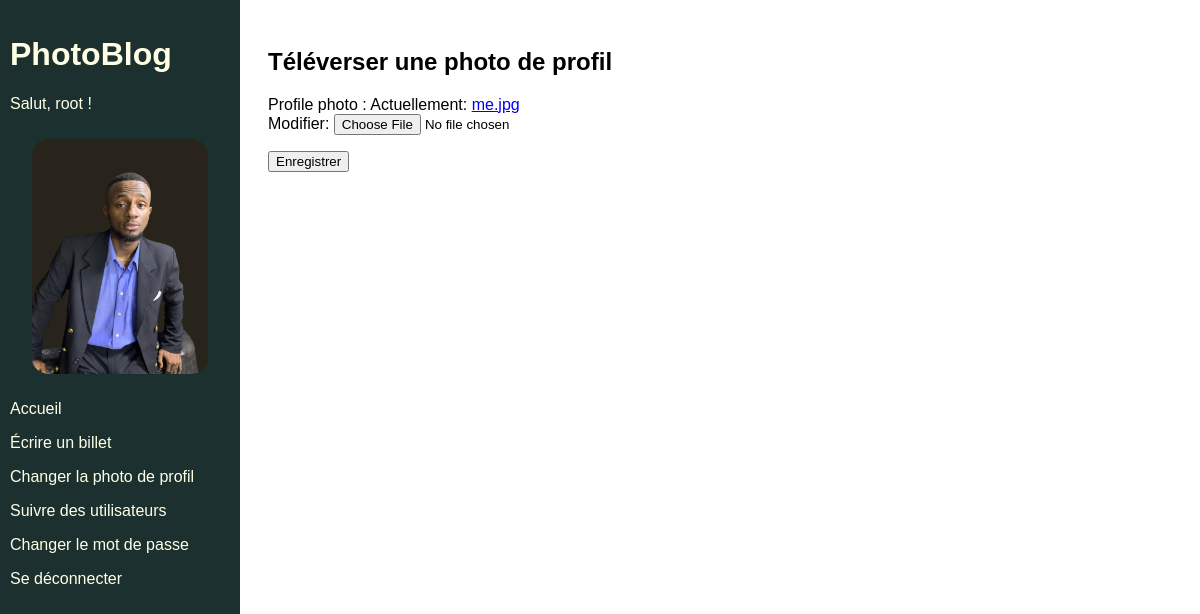
Page /profile-photo/upload (signed in) on the committed database.
### authentication/models.py (models this page shows)
class User(AbstractUser):
    CREATOR = "CREATOR"
    SUBSCRIBER = "SUBSCRIBER"
    ROLE_CHOICES = (
        (CREATOR, 'Créateur'),
        (SUBSCRIBER, 'Abonné')
    )
    profile_photo = models.ImageField()
    role = models.CharField(max_length=30, choices=ROLE_CHOICES)
    follows = models.ManyToManyField(
        'self',
        limit_choices_to={'role': CREATOR},
        symmetrical=False,
        verbose_name='suit',
    )

### authentication/views.py (the view)
# urls.py: path('profile-photo/upload', upload_profile_photo, name='upload_profile_photo'),
def upload_profile_photo(request):
    form = forms.UploadProfilePhotoForm(instance=request.user)
    if request.method == 'POST':
        form = forms.UploadProfilePhotoForm(request.POST, request.FILES, instance=request.user)
        if form.is_valid():
            form.save()
            return redirect('home')
    return render(request, 'authentication/upload_profile_photo.html', context={'form': form})

### authentication/forms.py
class UploadProfilePhotoForm(forms.ModelForm):
    class Meta:
        model = get_user_model()
        fields = ('profile_photo', )

### authentication/templates/authentication/upload_profile_photo.html (shortened to what this page needs)
{% extends 'base.html' %}
{% block content %}
    <h2>Téléverser une photo de profil</h2>
    <form method="post" enctype="multipart/form-data">
        {{ form.as_p }}
        <button type="submit" >Enregistrer</button>
    </form>
{% endblock content %}

### templates/base.html (shortened to what this page needs)
{% load static %}
<html>
    <head>
        <link rel="stylesheet" href="{% static 'app.css' %}">
        <link rel="stylesheet" href="{% static 'home.css' %}">
    </head>
    <body>
        <div class="sidebar">
            <h1>PhotoBlog</h1>
            {% if user.is_authenticated %}
                <p>Salut, {{ user }} !</p>
                {% if user.profile_photo %}
                    <img class="avatar" src={{ user.profile_photo.url }}>
                {% else %}
                    <img class="avatar" src="{% static 'images/default_profile.png'%}">
                {% endif %}
                <p><a href="{% url 'home' %}">Accueil</a></p>
                <p><a href="{% url 'blog_create' %}">Écrire un billet</a></p>
                <p><a href="{% url 'upload_profile_photo' %}">Changer la photo de profil</a></p>
                <p><a href="{% url 'follow_users' %}">Suivre des utilisateurs</a></p>
                <p><a href="{% url 'password_change' %}">Changer le mot de passe</a></p>
                <p><a href="#" id="logout-link">Se déconnecter</a></p>
            {% endif %}
        </div>
        <div class="main">
            {% block content %}{% endblock content %}
        </div>
    </body>
</html>

### static/app.css (style rules this page uses)
html { font-family: Arial; }
.sidebar { height: 100%; width: 220px; position: fixed; z-index: 1; top: 0; left: 0; background-color: #1d3030; color: #ffffe6; overflow-x: hidden; padding-top: 15px; padding-left: 10px; padding-right: 10px; }
.sidebar a { text-decoration: none; color: #ffffe6; display: block; }
.main { margin-left: 240px; padding: 20px; }
.avatar { width: 80%; border-radius: 10%; display: block; margin: auto; padding-top: 10px; padding-bottom: 10px; }

### rows in the picture
User: username "root", profile_photo (picture)
